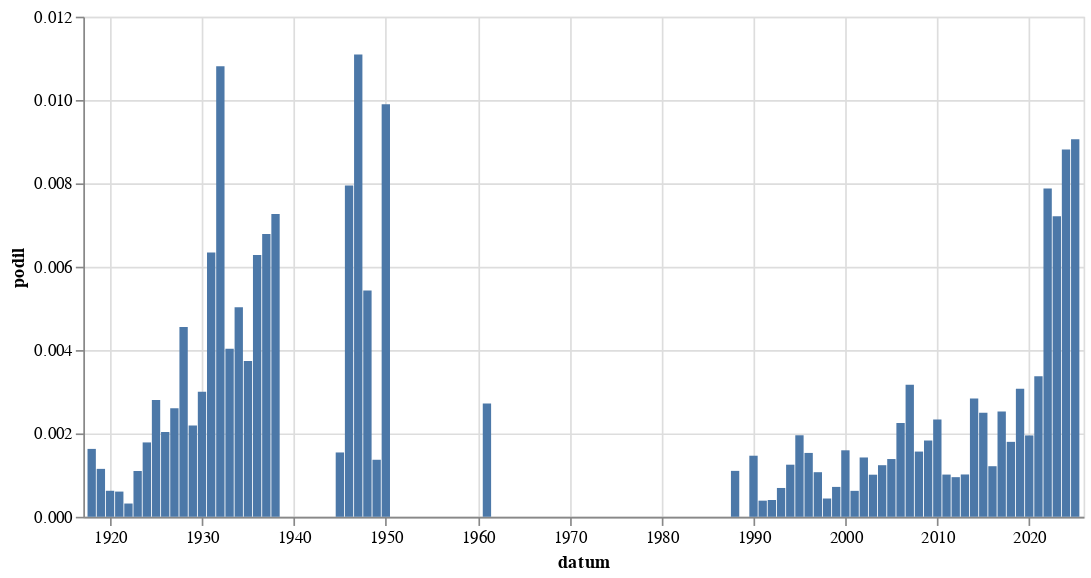

The code cell stored with this chart in its notebook:
### Code cell
alt.Chart(
    hledej("[Zz]lín").to_pandas(),
    width = 600
).mark_bar(
).encode(
    alt.X('datum:T'),
    alt.Y('podil:Q')
)

### Figure 1 — Vega-Lite specification as saved in the notebook (floating-point values rounded to 4 significant figures)
{"config": {"view": {"continuousWidth": 300, "continuousHeight": 300}}, "data": {"name": "data-1dd24bbb61ccbbde78bd4c1e2beaa319"}, "mark": {"type": "bar"}, "encoding": {"x": {"field": "datum", "type": "temporal"}, "y": {"field": "podil", "type": "quantitative"}}, "width": 600, "$schema": "https://vega.github.io/schema/vega-lite/v5.8.0.json", "datasets": {"data-1dd24bbb61ccbbde78bd4c1e2beaa319": [{"datum": "1918-01-01T00:00:00", "text": 1, "text_right": 614, "podil": 0.001629, "co": "[Zz]lín"}, {"datum": "1919-01-01T00:00:00", "text": 4, "text_right": 3480, "podil": 0.001149, "co": "[Zz]lín"}, {"datum": "1920-01-01T00:00:00", "text": 3, "text_right": 4810, "podil": 0.0006237, "co": "[Zz]lín"}, {"datum": "1921-01-01T00:00:00", "text": 4, "text_right": 6618, "podil": 0.0006044, "co": "[Zz]lín"}, {"datum": "1922-01-01T00:00:00", "text": 2, "text_right": 6295, "podil": 0.0003177, "co": "[Zz]lín"}, {"datum": "1923-01-01T00:00:00", "text": 5, "text_right": 4555, "podil": 0.001098, "co": "[Zz]lín"}, {"datum": "1924-01-01T00:00:00", "text": 9, "text_right": 5045, "podil": 0.001784, "co": "[Zz]lín"}, {"datum": "1925-01-01T00:00:00", "text": 11, "text_right": 3927, "podil": 0.002801, "co": "[Zz]lín"}, {"datum": "1926-01-01T00:00:00", "text": 12, "text_right": 5898, "podil": 0.002035, "co": "[Zz]lín"}, {"datum": "1927-01-01T00:00:00", "text": 14, "text_right": 5376, "podil": 0.002604, "co": "[Zz]lín"}, {"datum": "1928-01-01T00:00:00", "text": 23, "text_right": 5048, "podil": 0.004556, "co": "[Zz]lín"}, {"datum": "1929-01-01T00:00:00", "text": 7, "text_right": 3196, "podil": 0.00219, "co": "[Zz]lín"}, {"datum": "1930-01-01T00:00:00", "text": 19, "text_right": 6332, "podil": 0.003001, "co": "[Zz]lín"}, {"datum": "1931-01-01T00:00:00", "text": 31, "text_right": 4887, "podil": 0.006343, "co": "[Zz]lín"}, {"datum": "1932-01-01T00:00:00", "text": 32, "text_right": 2960, "podil": 0.01081, "co": "[Zz]lín"}, {"datum": "1933-01-01T00:00:00", "text": 13, "text_right": 3226, "podil": 0.00403, "co": "[Zz]lín"}, {"datum": "1934-01-01T00:00:00", "text": 13, "text_right": 2587, "podil": 0.005025, "co": "[Zz]lín"}, {"datum": "1935-01-01T00:00:00", "text": 9, "text_right": 2409, "podil": 0.003736, "co": "[Zz]lín"}, {"datum": "1936-01-01T00:00:00", "text": 18, "text_right": 2866, "podil": 0.006281, "co": "[Zz]lín"}, {"datum": "1937-01-01T00:00:00", "text": 18, "text_right": 2653, "podil": 0.006785, "co": "[Zz]lín"}, {"datum": "1938-01-01T00:00:00", "text": 10, "text_right": 1376, "podil": 0.007267, "co": "[Zz]lín"}, {"datum": "1945-01-01T00:00:00", "text": 1, "text_right": 648, "podil": 0.001543, "co": "[Zz]lín"}, {"datum": "1946-01-01T00:00:00", "text": 19, "text_right": 2390, "podil": 0.00795, "co": "[Zz]lín"}, {"datum": "1947-01-01T00:00:00", "text": 23, "text_right": 2073, "podil": 0.0111, "co": "[Zz]lín"}, {"datum": "1948-01-01T00:00:00", "text": 12, "text_right": 2209, "podil": 0.005432, "co": "[Zz]lín"}, {"datum": "1949-01-01T00:00:00", "text": 1, "text_right": 731, "podil": 0.001368, "co": "[Zz]lín"}, {"datum": "1950-01-01T00:00:00", "text": 4, "text_right": 404, "podil": 0.009901, "co": "[Zz]lín"}, {"datum": "1961-01-01T00:00:00", "text": 1, "text_right": 368, "podil": 0.002717, "co": "[Zz]lín"}, {"datum": "1988-01-01T00:00:00", "text": 1, "text_right": 908, "podil": 0.001101, "co": "[Zz]lín"}, {"datum": "1990-01-01T00:00:00", "text": 23, "text_right": 15700, "podil": 0.001465, "co": "[Zz]lín"}, {"datum": "1991-01-01T00:00:00", "text": 12, "text_right": 31037, "podil": 0.0003866, "co": "[Zz]lín"}, {"datum": "1992-01-01T00:00:00", "text": 10, "text_right": 24859, "podil": 0.0004023, "co": "[Zz]lín"}, {"datum": "1993-01-01T00:00:00", "text": 6, "text_right": 8681, "podil": 0.0006912, "co": "[Zz]lín"}, {"datum": "1994-01-01T00:00:00", "text": 9, "text_right": 7203, "podil": 0.001249, "co": "[Zz]lín"}, {"datum": "1995-01-01T00:00:00", "text": 17, "text_right": 8693, "podil": 0.001956, "co": "[Zz]lín"}, {"datum": "1996-01-01T00:00:00", "text": 14, "text_right": 9139, "podil": 0.001532, "co": "[Zz]lín"}, {"datum": "1997-01-01T00:00:00", "text": 17, "text_right": 15895, "podil": 0.00107, "co": "[Zz]lín"}, {"datum": "1998-01-01T00:00:00", "text": 5, "text_right": 11412, "podil": 0.0004381, "co": "[Zz]lín"}, {"datum": "1999-01-01T00:00:00", "text": 14, "text_right": 19539, "podil": 0.0007165, "co": "[Zz]lín"}, {"datum": "2000-01-01T00:00:00", "text": 36, "text_right": 22571, "podil": 0.001595, "co": "[Zz]lín"}, {"datum": "2001-01-01T00:00:00", "text": 12, "text_right": 19293, "podil": 0.000622, "co": "[Zz]lín"}, {"datum": "2002-01-01T00:00:00", "text": 22, "text_right": 15462, "podil": 0.001423, "co": "[Zz]lín"}, {"datum": "2003-01-01T00:00:00", "text": 21, "text_right": 20798, "podil": 0.00101, "co": "[Zz]lín"}, {"datum": "2004-01-01T00:00:00", "text": 24, "text_right": 19396, "podil": 0.001237, "co": "[Zz]lín"}, {"datum": "2005-01-01T00:00:00", "text": 35, "text_right": 25267, "podil": 0.001385, "co": "[Zz]lín"}, {"datum": "2006-01-01T00:00:00", "text": 40, "text_right": 17775, "podil": 0.00225, "co": "[Zz]lín"}, {"datum": "2007-01-01T00:00:00", "text": 48, "text_right": 15144, "podil": 0.00317, "co": "[Zz]lín"}, {"datum": "2008-01-01T00:00:00", "text": 26, "text_right": 16619, "podil": 0.001564, "co": "[Zz]lín"}, {"datum": "2009-01-01T00:00:00", "text": 36, "text_right": 19673, "podil": 0.00183, "co": "[Zz]lín"}, {"datum": "2010-01-01T00:00:00", "text": 30, "text_right": 12869, "podil": 0.002331, "co": "[Zz]lín"}, {"datum": "2011-01-01T00:00:00", "text": 18, "text_right": 17780, "podil": 0.001012, "co": "[Zz]lín"}, {"datum": "2012-01-01T00:00:00", "text": 14, "text_right": 14730, "podil": 0.0009504, "co": "[Zz]lín"}, {"datum": "2013-01-01T00:00:00", "text": 10, "text_right": 9852, "podil": 0.001015, "co": "[Zz]lín"}, {"datum": "2014-01-01T00:00:00", "text": 59, "text_right": 20781, "podil": 0.002839, "co": "[Zz]lín"}, {"datum": "2015-01-01T00:00:00", "text": 53, "text_right": 21227, "podil": 0.002497, "co": "[Zz]lín"}, {"datum": "2016-01-01T00:00:00", "text": 27, "text_right": 22256, "podil": 0.001213, "co": "[Zz]lín"}, {"datum": "2017-01-01T00:00:00", "text": 45, "text_right": 17809, "podil": 0.002527, "co": "[Zz]lín"}, {"datum": "2018-01-01T00:00:00", "text": 37, "text_right": 20580, "podil": 0.001798, "co": "[Zz]lín"}, {"datum": "2019-01-01T00:00:00", "text": 76, "text_right": 24751, "podil": 0.003071, "co": "[Zz]lín"}, {"datum": "2020-01-01T00:00:00", "text": 46, "text_right": 23571, "podil": 0.001952, "co": "[Zz]lín"}, {"datum": "2021-01-01T00:00:00", "text": 68, "text_right": 20176, "podil": 0.00337, "co": "[Zz]lín"}, {"datum": "2022-01-01T00:00:00", "text": 164, "text_right": 20822, "podil": 0.007876, "co": "[Zz]lín"}, {"datum": "2023-01-01T00:00:00", "text": 180, "text_right": 24964, "podil": 0.00721, "co": "[Zz]lín"}, {"datum": "2024-01-01T00:00:00", "text": 213, "text_right": 24176, "podil": 0.00881, "co": "[Zz]lín"}, {"datum": "2025-01-01T00:00:00", "text": 95, "text_right": 10488, "podil": 0.009058, "co": "[Zz]lín"}]}}
